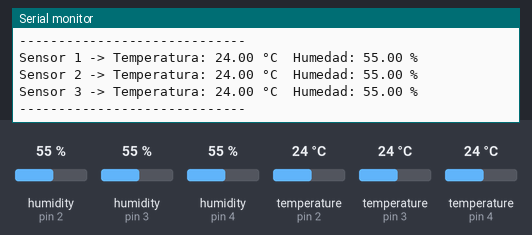
Recording of a sketch running on a simulated Arduino Uno, built with avr-gcc and run on an emulated ATmega328P. Shown: the last lines printed to the serial monitor. Inputs (shaded band) come from the test bench; at power-on: humidity (sensors on pin 2, pin 3, pin 4) 55 %, temperature (sensors on pin 2, pin 3, pin 4) 24 °C.

Above: at 2.9 s.
3.0 s: humidity (sensor on pin 2) set to 22 %
5.9 s: humidity (sensor on pin 3) set to 22 %
At 7.0 s:
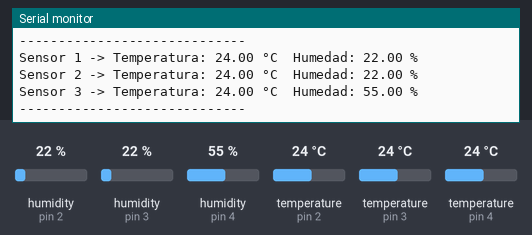
8.8 s: humidity (sensor on pin 4) set to 22 %
At 12.0 s:
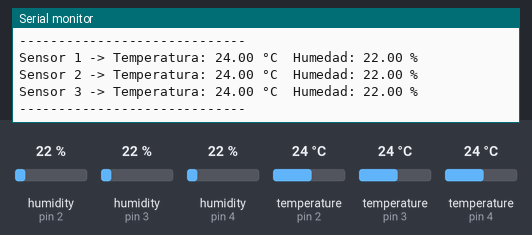
15.1 s: temperature (sensor on pin 2) set to 12 °C
18.0 s: temperature (sensor on pin 3) set to 12 °C
At 20.6 s:
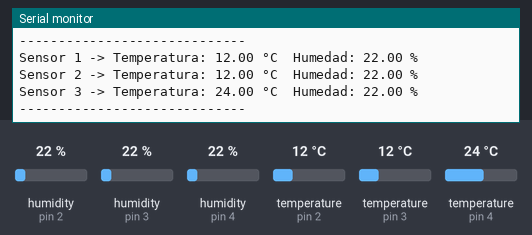
20.9 s: temperature (sensor on pin 4) set to 12 °C
At 23.1 s:
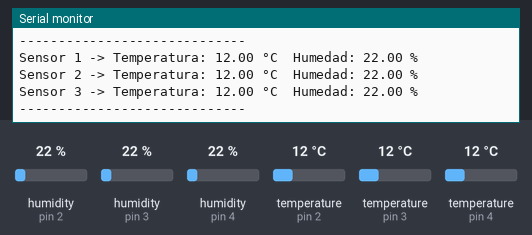
Timing chart, 0 to 24.6 s (numbered marks = the images above; inputs shaded):
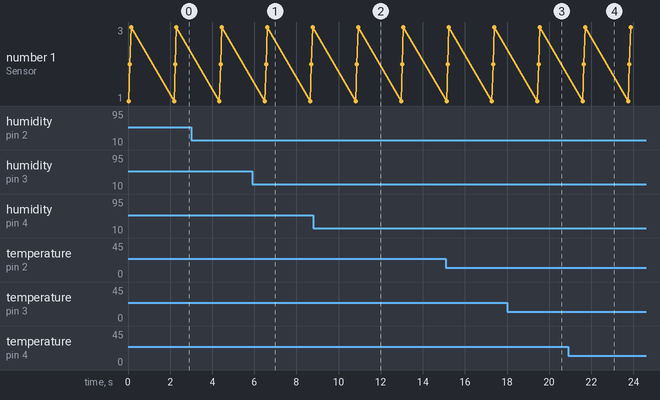

The sketch:

Humedad.ino
```cpp
/*
  Capitulo 7 de Arduino desde cero en Español
  Lectura de tres sensores DHT11 (pines 2, 3 y 4).
  Requiere: DHT Sensor Library y Adafruit Unified Sensor.

  Autor original: bitwiseAr
  Ajustes: corrección y lectura de 3 sensores
*/

#include <DHT.h>
#include <DHT_U.h>

#define DHTTYPE DHT11

const uint8_t SENSOR1 = 2;   // DATA del DHT11 #1
const uint8_t SENSOR2 = 3;   // DATA del DHT11 #2
const uint8_t SENSOR3 = 4;   // DATA del DHT11 #3

DHT dht1(SENSOR1, DHTTYPE);
DHT dht2(SENSOR2, DHTTYPE);
DHT dht3(SENSOR3, DHTTYPE);

void setup() {
  Serial.begin(9600);
  dht1.begin();
  dht2.begin();
  dht3.begin();
  Serial.println(F("Lectura de 3 sensores DHT11"));
}

void imprimirLectura(DHT& dht, const char* nombre) {
  float t = dht.readTemperature(); // °C
  float h = dht.readHumidity();    // %

  if (isnan(t) || isnan(h)) {
    Serial.print(nombre);
    Serial.println(F(": ERROR de lectura"));
    return;
  }

  Serial.print(nombre);
  Serial.print(F(" -> Temperatura: "));
  Serial.print(t);
  Serial.print(F(" °C  Humedad: "));
  Serial.print(h);
  Serial.println(F(" %"));
}

void loop() {
  imprimirLectura(dht1, "Sensor 1");
  imprimirLectura(dht2, "Sensor 2");
  imprimirLectura(dht3, "Sensor 3");
  Serial.println(F("-----------------------------"));
  delay(2000); // DHT11 ~1 Hz; esperar ~2 s entre lecturas
}
```

Measured:
- after the input at 5.9 s, the serial monitor: prints a new line after 0.66 s (image 1)
- after the input at 8.8 s, the serial monitor: prints a new line after 2.1 s (image 2)
- after the input at 18.0 s, the serial monitor: prints a new line after 1.5 s (image 3)
- after the input at 20.9 s, the serial monitor: prints a new line after 0.81 s (image 4)
